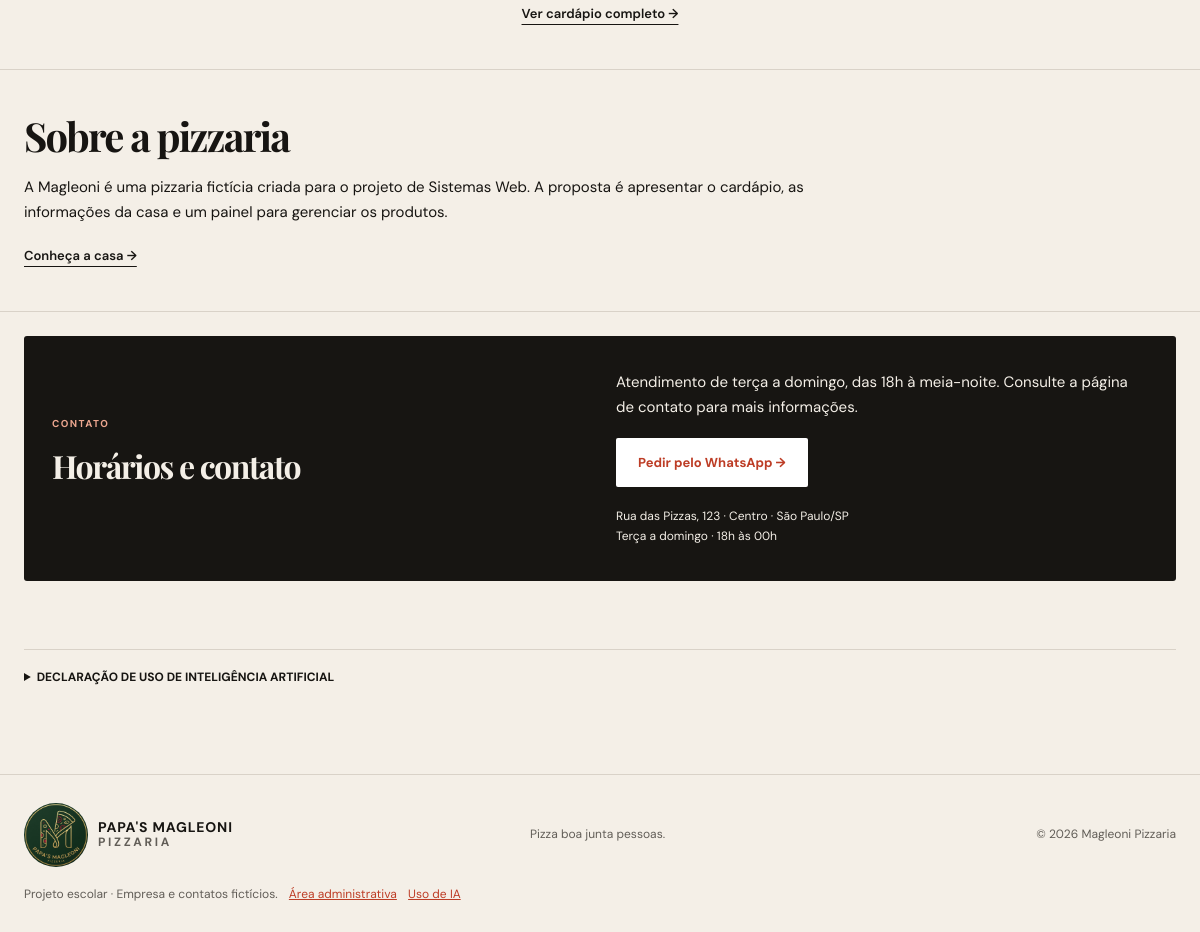
The app's page / (lower part), older data.
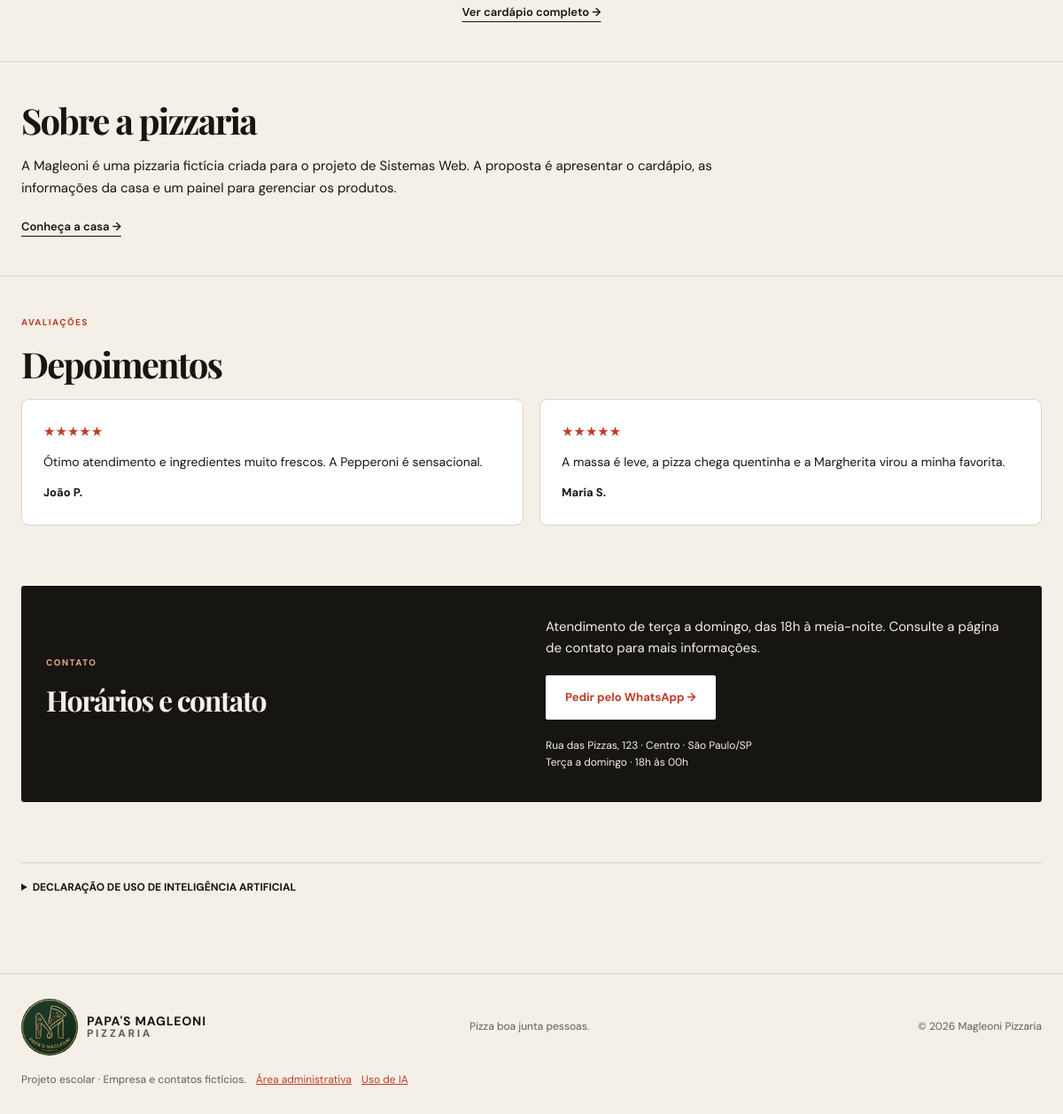
The same page, newer data.
### tables this page shows
CREATE TABLE IF NOT EXISTS depoimentos (id INT UNSIGNED AUTO_INCREMENT PRIMARY KEY,nome VARCHAR(100) NOT NULL,texto TEXT NOT NULL,nota TINYINT UNSIGNED NOT NULL DEFAULT 5,criado_em TIMESTAMP DEFAULT CURRENT_TIMESTAMP);

### includes/catalogo.php (called while the page is built, shortened)
<?php
require_once __DIR__ . '/helpers.php';
require_once __DIR__ . '/../config/conexao.php';
$testimonials = $pdo
    ->query('SELECT nome, texto, nota FROM depoimentos ORDER BY id DESC LIMIT 6')
    ->fetchAll();

### includes/helpers.php (called while the page is built, shortened)
<?php
function e($value): string
{
    return htmlspecialchars((string) $value, ENT_QUOTES | ENT_SUBSTITUTE, 'UTF-8');
}

### includes/depoimentos_publicos.php
<?php if ($testimonials): ?>
    <section class="customer-reviews" id="depoimentos">
        <p class="eyebrow">AVALIAÇÕES</p>
        <h2>Depoimentos</h2>
        <div class="reviews-grid">
            <?php foreach ($testimonials as $testimonial): ?>
                <blockquote>
                    <span aria-label="Nota <?= (int) $testimonial['nota'] ?> de 5">
                        <?= str_repeat('★', max(0, min(5, (int) $testimonial['nota']))) ?>
                    </span>
                    <p><?= e($testimonial['texto']) ?></p>
                    <cite><?= e($testimonial['nome']) ?></cite>
                </blockquote>
                <?php endforeach; ?>
            </div>
        </section>
        <?php endif; ?>

Row changes from the older to the newer data that the page shows:
added depoimentos: nota "★★★★★", texto "Ótimo atendimento e ingredientes muito frescos. A Pepperoni é sensacional.", nome "João P."
added depoimentos: nota "★★★★★", texto "A massa é leve, a pizza chega quentinha e a Margherita virou a minha favorita.", nome "Maria S."
Text that changed along with them:
text now shown: "AVALIAÇÕES Depoimentos"
